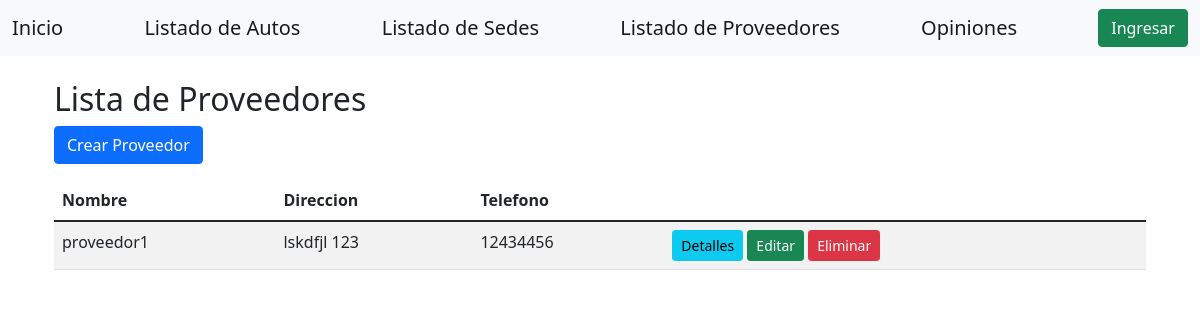
Before: /concesionaria/proveedores/ with the older database file.
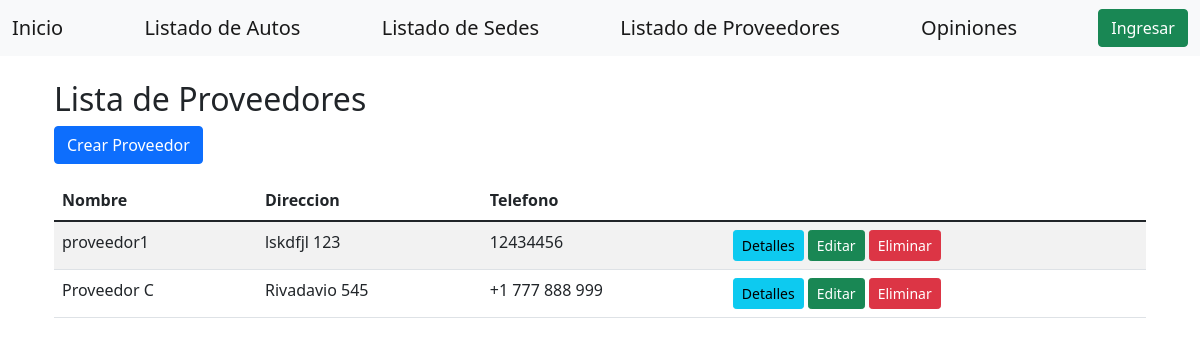
After: the same page with the newer database file.
### concesionaria/models.py (models this page shows, shortened)
class Proveedor(models.Model):
    nombre = models.CharField(max_length=200, verbose_name=_('nombre'))
    direccion = models.TextField( verbose_name=_('dirección'))
    telefono = models.CharField(max_length=15, verbose_name=_('teléfono'))

### concesionaria/views/proveedor_view.py (the view)
def proveedor_list(request):
    updateLang(request)
    proveedor_repository = ProveedorRepository()
    proveedores = proveedor_repository.get_all()
    return render(
        request,
        'proveedores/list.html',
        dict(
            proveedores=proveedores
        )
    )

### concesionaria/repositories/proveedor.py (called while the page is built)
    def get_all(self) -> List[Proveedor]:
        return Proveedor.objects.all()

### concesionaria/views/proveedor_view.py (called while the page is built)
def updateLang(request):
     if not request.user.is_anonymous:
            profile = Profile.objects.get(user=request.user)
            lang = profile.language
            activate(lang)

### efiP1/context_processors/context_processors_profile.py (called while the page is built)
def profile(request):
    if not request.user.is_anonymous:
        profile = Profile.objects.get(user=request.user)
    else:
        profile=None
    return dict(
        profile=profile
    )

### concesionaria/templates/proveedores/list.html
{% extends 'home/base.html' %}
{% load i18n %}
{% block content %}
<div class="container mt-3">
    <h2>{% trans "Lista de Proveedores" %}</h2>
    <a href="{% url 'proveedor_create' %}" class="btn btn-primary mb-3">{% trans "Crear Proveedor" %}</a>
    <table class="table table-striped">
        <thead>
            <tr>
                <th>{% trans "Nombre" %}</th>
                <th>{% trans "Direccion" %}</th>
                <th>{% trans "Telefono" %}</th>
            </tr>
        </thead>
        <tbody>
            {% for proveedor in proveedores %}
                <tr>
                    <td>{{ proveedor.nombre }}</td>
                    <td>{{ proveedor.direccion }}</td>
                    <td>{{ proveedor.telefono }}</td>
                    <td>
                        <a href="{% url 'proveedor_detail' proveedor.id %}" class="btn btn-info btn-sm">{% trans "Detalles" %}</a>
                        <a href="{% url 'proveedor_update' proveedor.id %}" class="btn btn-success btn-sm">{% trans "Editar" %}</a>
                        <a href="{% url 'proveedor_delete' proveedor.id %}" class="btn btn-danger btn-sm">{% trans "Eliminar" %}</a>
                    </td>
                </tr>
            {% endfor %}
        </tbody>
    </table>
</div>
{% endblock %}

Changed rows visible on the page:
added Proveedor: nombre "Proveedor C", direccion "Rivadavio 545", telefono "+1 777 888 999"
